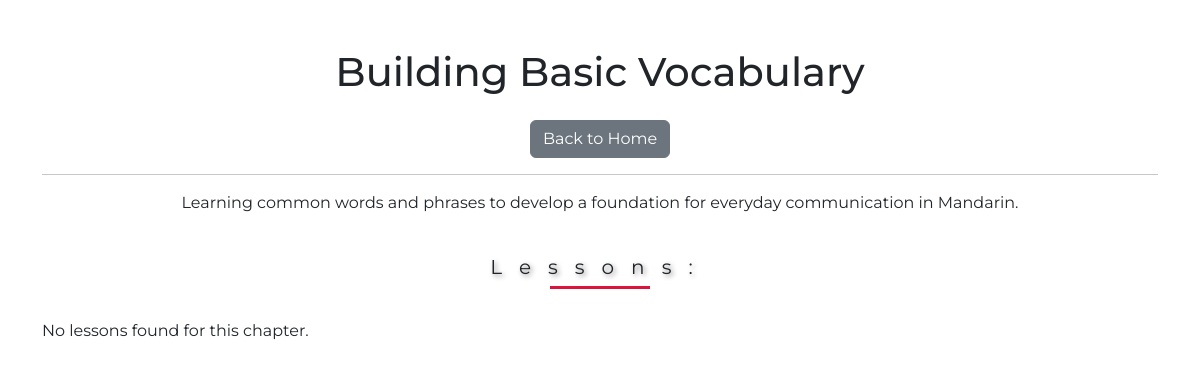
Screenshot of /chapters/4/ with the database file from the repository.
### apps/models.py (models this page shows, shortened)
class Chapter(models.Model):
    id = models.AutoField(primary_key=True)
    title = models.CharField(max_length=255)
    description = models.TextField(blank=True, null=True)

### apps/views.py (the view)
# urls.py: path('chapters/<int:chapter_id>/', views.chapter_detail, name='chapter_detail'),
def chapter_detail(request, chapter_id):
    chapter = get_object_or_404(Chapter.objects.prefetch_related('lessons'), id=chapter_id)
    lessons = chapter.lessons.all()
    return render(request, 'apps/chapter_detail.html', {
        'chapter': chapter,
        'lessons': lessons
    })

### apps/templates/apps/chapter_detail.html (shortened to what this page needs)
{% extends "apps/base.html" %}
{% block content %}
<div class="container mt-5">
  <h1>{{ chapter.title }}</h1>
  <a href="{% url 'home' %}" class="btn btn-secondary mt-3">Back to Home</a><br><hr>
  <p>{{ chapter.description }}</p>
  <div style="text-align: left;">
    <h4>Lessons:</h4>
    <div class="list-group">
      {% for lesson in lessons %}
      <a href="{% url 'lesson_detail' lesson.id %}" class="list-group-item list-group-item-action">
        {{ lesson.title }}
      </a>
      {% empty %}
      <p>No lessons found for this chapter.</p>
      {% endfor %}
    </div>
  </div>
</div>
{% endblock %}

### static/css/styles.css (style rules this page uses)
body { margin: 0; padding: 0; font-family: 'Montserrat', sans-serif; }
h4 { text-align: center; letter-spacing: 17px; font-size: 60px; font-style: bold; text-shadow: 2px 2px 5px gray; }
h4 { width: 100%; font-weight: normal; font-size: 20px; position: relative; margin: 40px 0; }
h4::before { content: ''; position: absolute; width: 100px; height: 3px; background-color: crimson; bottom: -10px; left: 50%; transform: translateX(-50%); animation: animate 4s linear infinite; }
.container { text-align: center; color: dark; }

### rows the page displays
Chapter: title "Building Basic Vocabulary", description "Learning common words and phrases to develop a foundation for everyday communication in Mandarin."
